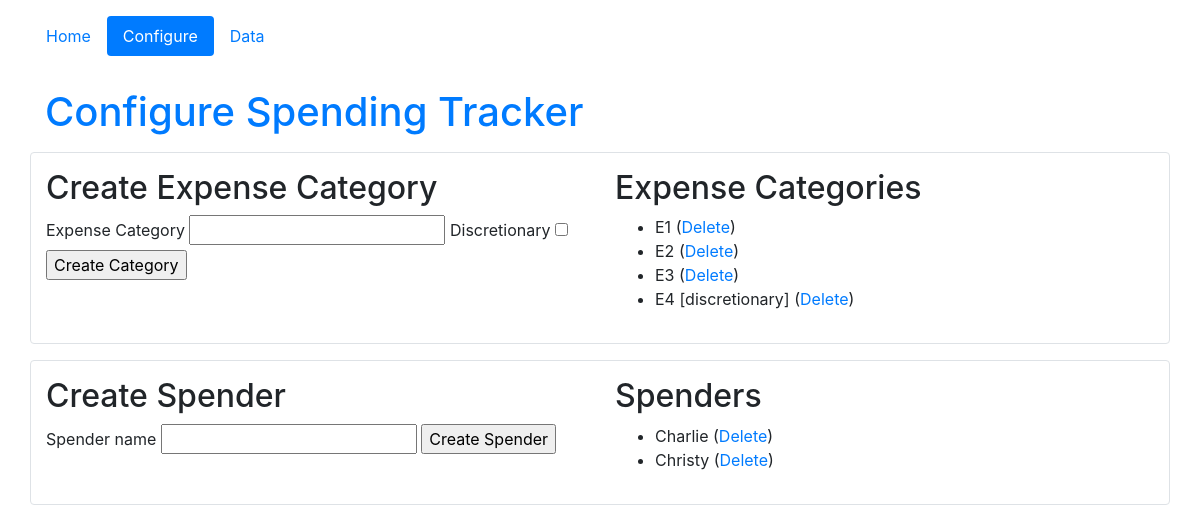
The app's page /configure, older data.
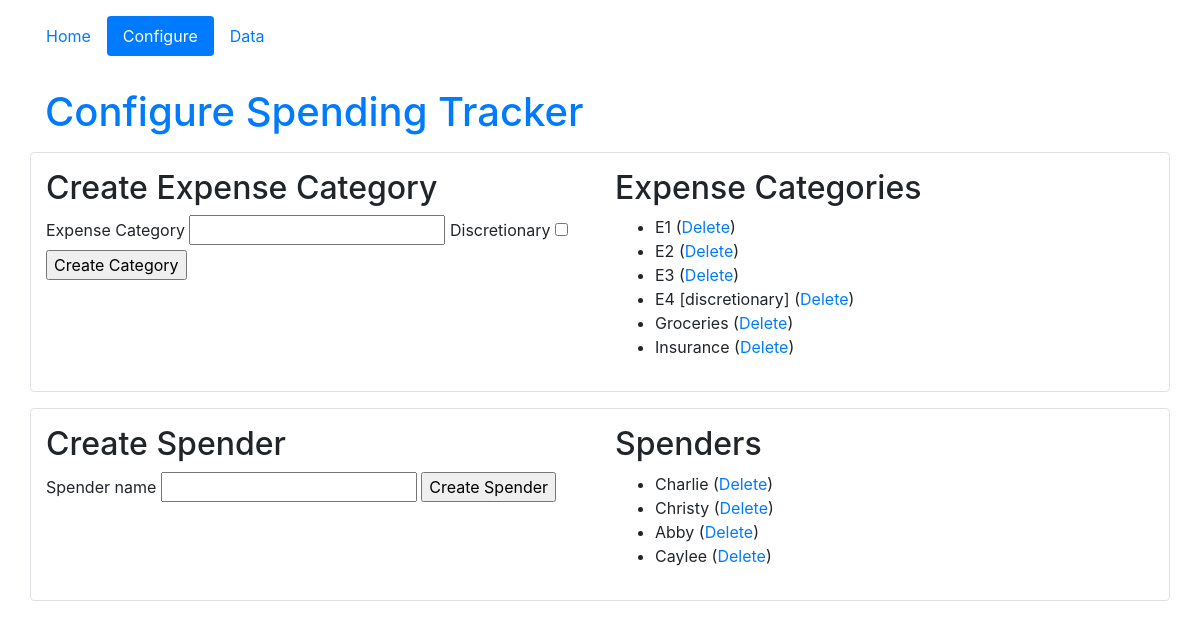
The same page, newer data.
### tracker_app/models.py (models this page shows, shortened)
class Category(db.Model):
	categoryId = db.Column(db.Integer, primary_key=True)
	expenseCategory = db.Column(db.String(50), unique=True, nullable=False)
	discretionary = db.Column(db.Boolean, nullable=False)

class User(db.Model):
    userId = db.Column(db.Integer, primary_key=True)
    username = db.Column(db.String(20), unique=True, nullable=False)

### tracker_app/routes.py (the view)
@app.route("/configure", methods=["GET","POST"])
def configure():
	newUserForm = forms.NewUserForm()
	newCategoryForm = forms.NewCategoryForm()
	if newUserForm.validate_on_submit():
		user = User(username=newUserForm.username.data)
		db.session.add(user)
		db.session.commit()
		flash(f"User '{user.username}' has been successfully added", "success")
		return redirect(url_for('configure'))
	if newCategoryForm.validate_on_submit():
		cat = Category(expenseCategory=newCategoryForm.category.data, discretionary=newCategoryForm.discretionary.data)
		db.session.add(cat)
		db.session.commit()
		flash(f"User '{cat.expenseCategory}' has been successfully added", "success")
		return redirect(url_for('configure'))
	return render_template('configure.html', users=User.query.all(), newUserForm=newUserForm,
				newCategoryForm=newCategoryForm, categories=Category.query.all())

### tracker_app/forms.py
class NewUserForm(FlaskForm):
	username = 	StringField('Spender name', validators=[DataRequired()])
	submit = SubmitField('Create Spender')

class NewCategoryForm(FlaskForm):
	category = StringField('Expense Category', validators=[DataRequired()])
	discretionary = BooleanField('Discretionary', default=False)
	submit = SubmitField('Create Category')

### tracker_app/templates/configure.html (shortened to what this page needs)
{% extends 'layout.html' %}
{% set activePage = "configure" %}
{% block content %}
<h1 class="text-primary">Configure Spending Tracker</h1>
<div class="row border rounded my-3 py-3" id="expenses-config">
	<div class="col-sm">
		<h2>Create Expense Category</h2>
		<form method="POST" action={{ url_for('configure') }}>
			{{ newCategoryForm.category.label }} {{ newCategoryForm.category(size=20) }}
			{{ newCategoryForm.discretionary.label }} {{ newCategoryForm.discretionary }}<br>
			{{ newCategoryForm.submit }}
		</form>
	</div>
	<div class="col-sm">
		<h2>Expense Categories</h2>
		<ul>
			{% for cat in categories %}
				<li>{{ cat.expenseCategory }}
					{% if cat.discretionary %}[discretionary]{% endif %}
					(<a href={{ url_for('deleteCategory', categoryId=cat.categoryId) }}>Delete</a>)
				 </li>
			{% endfor %}
		</ul>
	</div>
</div>
<div class="row border rounded my-3 py-3" id="users-config">
	<div class="col-sm">
		<h2>Create Spender</h2>
		<form method="POST" action={{ url_for('configure') }}>
			{{ newUserForm.username.label }} {{ newUserForm.username(size=20) }}
			{{ newUserForm.submit }}
		</form>
	</div>
	<div class="col-sm">
		<h2>Spenders</h2>
		<ul>
			{% for user in users %}
				<li>{{ user.username }} (<a href={{ url_for('deleteUser', userid=user.userId) }}>Delete</a>)</li>
			{% endfor %}
		</ul>
	</div>
</div>
{% endblock %}

### tracker_app/templates/layout.html (shortened to what this page needs)
<!DOCTYPE html>
<html lang="en">
<head>
<link rel="stylesheet" href="https://stackpath.bootstrapcdn.com/bootstrap/4.5.0/css/bootstrap.min.css">
</head>
<body>
	<div class="container">
		{% set navigation_bar = [
			('home', 'Home'),
			('configure', 'Configure'),
			('showData', 'Data')
		] %}
		<div class="row my-3" id="sitenav">
			<nav class="nav nav-pills nav-fill">
				{% for id, text in navigation_bar %}
					<a class="nav-item nav-link {% if id == activePage %} active{% endif %}" href="{{ url_for(id) }}">{{ text }}</a>
				{% endfor %}
			</nav>
		</div>
		<div class="row" id="content">
			<div class="col-sm">
				{% block content %}{% endblock %}
			</div>
		</div>
	</div>
</body>
</html>

Row changes from the older to the newer data that the page shows:
added Category: expenseCategory "Groceries"
added Category: expenseCategory "Insurance"
added User: username "Abby"
added User: username "Caylee"
